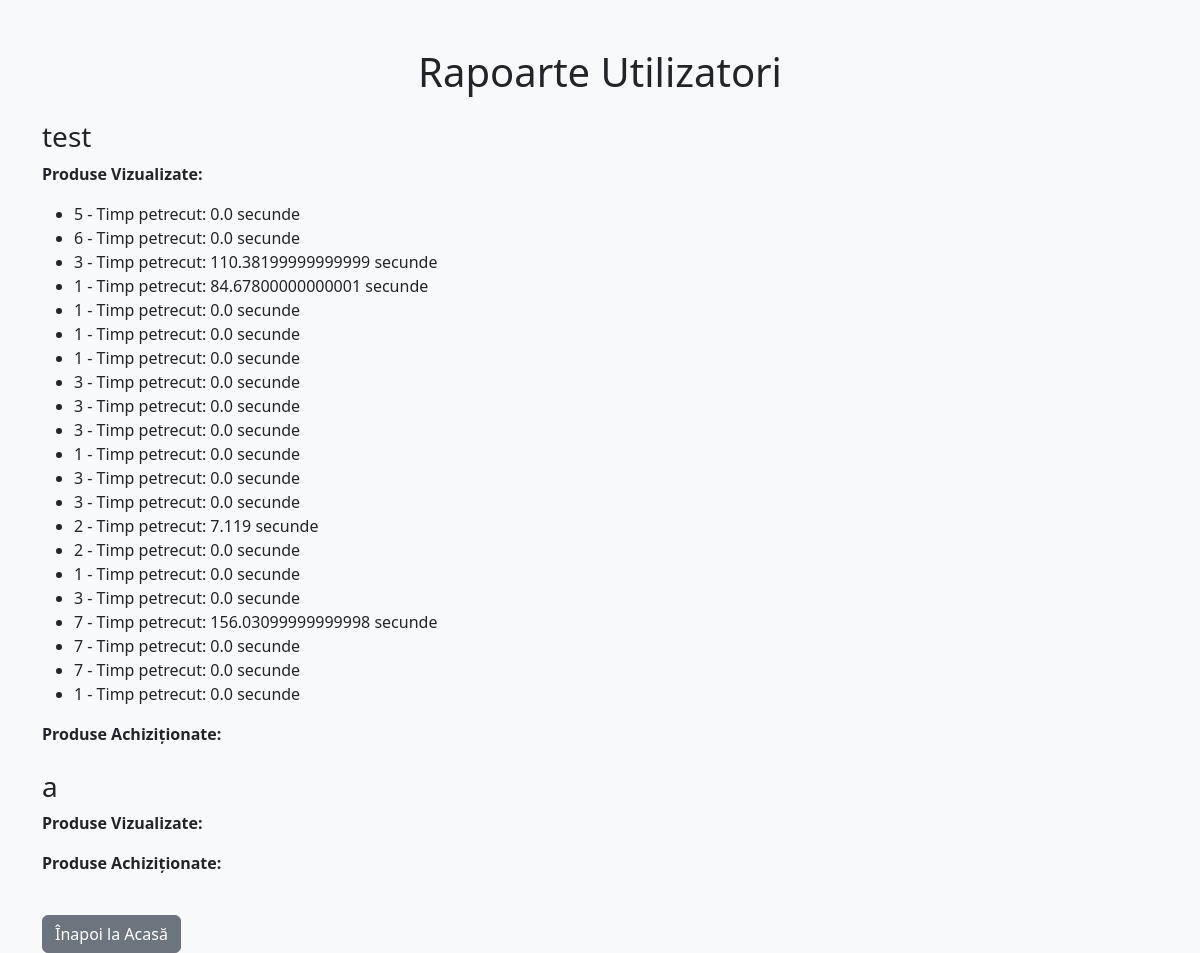
The page /user_reports (signed in) on the database as committed earlier.
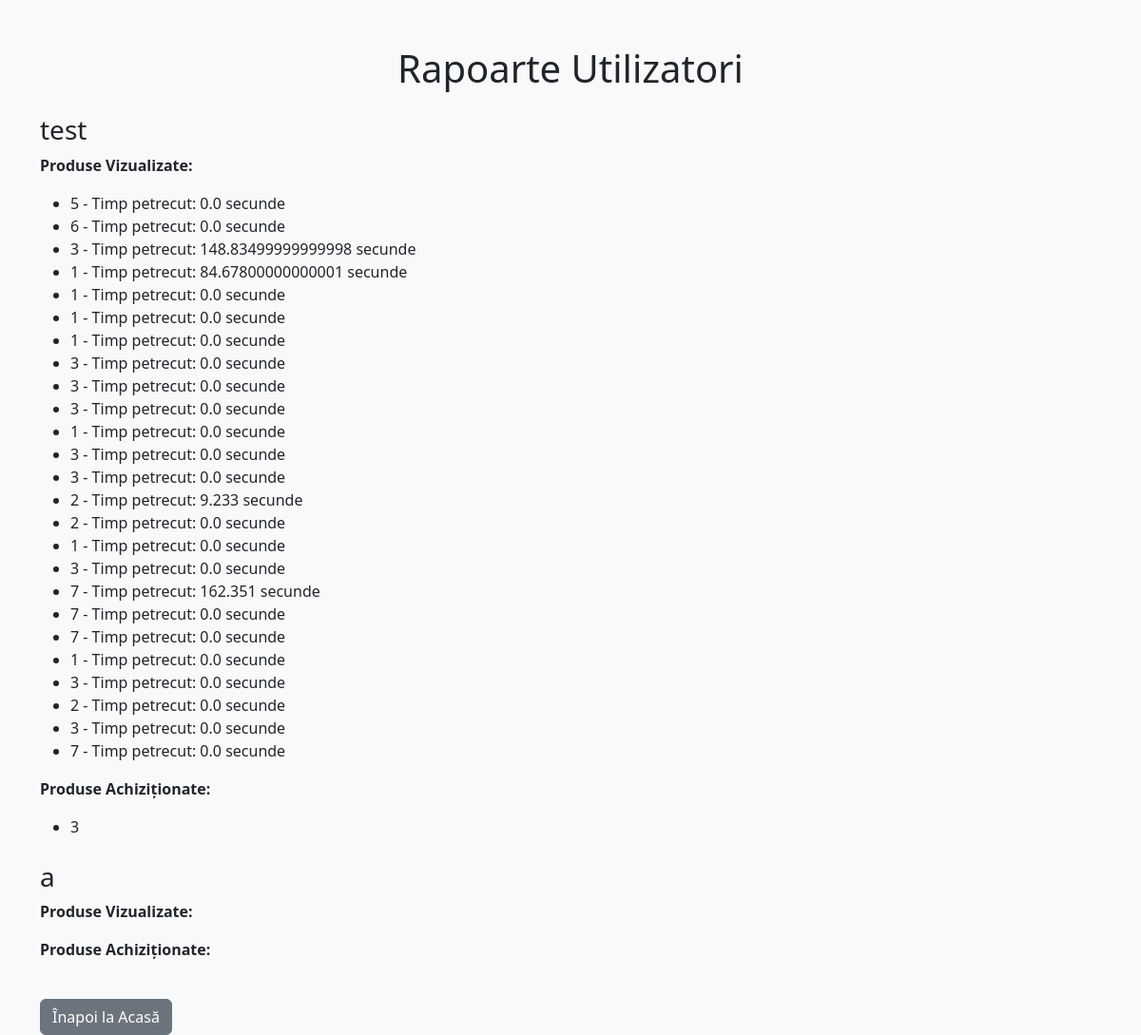
The same page on the database as committed later.
### models.py (models this page shows, shortened)
class User(db.Model):
    id = db.Column(db.Integer, primary_key=True)
    username = db.Column(db.String(100), unique=True)
    password = db.Column(db.String(100))
    role = db.Column(db.String(20))

class UserInteraction(db.Model):
    id = db.Column(db.Integer, primary_key=True)
    user_id = db.Column(db.String(100))
    product_id = db.Column(db.Integer, db.ForeignKey('product.id'))
    timestamp = db.Column(db.DateTime, default=db.func.current_timestamp())
    time_spent = db.Column(db.Float, default=0.0)  # timp petrecut pe pagina in secunde

class PurchaseHistory(db.Model):
    id = db.Column(db.Integer, primary_key=True)
    user_id = db.Column(db.Integer, db.ForeignKey('user.id'), nullable=False)
    product_id = db.Column(db.Integer, db.ForeignKey('product.id'), nullable=False)
    timestamp = db.Column(db.DateTime, default=db.func.current_timestamp())
    user = db.relationship('User', backref=db.backref('purchases', lazy=True))
    product = db.relationship('Product', backref=db.backref('purchases_history', lazy=True))

### app.py (the view)
@app.route("/user_reports")
@login_required
def user_reports():
    if "role" not in session or session["role"] != "admin":
        flash("Doar administratorii pot accesa această pagină!")
        return redirect(url_for("home"))
    users = User.query.all()
    user_reports = {}
    for user in users:
        interactions = UserInteraction.query.filter_by(user_id=user.id).all()
        purchased_products = PurchaseHistory.query.filter_by(user_id=user.id).all()
        user_reports[user.username] = {
            "interactions": interactions,
            "purchased_products": purchased_products
        }
    return render_template("user_reports.html", user_reports=user_reports)

### app.py (called while the page is built)
def login_required(f):
    @wraps(f)
    def decorated_function(*args, **kwargs):
        if "user_id" not in session:
            flash("Trebuie să fii autentificat pentru a accesa această pagină.")
            return redirect(url_for("login"))
        return f(*args, **kwargs)
    return decorated_function

### templates/user_reports.html (shortened to what this page needs)
<!DOCTYPE html>
<html lang="ro">
<head>
    <link rel="stylesheet" href="https://cdn.jsdelivr.net/npm/bootstrap@5.3.0/dist/css/bootstrap.min.css">
</head>
<body class="bg-light">
<div class="container mt-5">
    <h1 class="text-center mb-4">Rapoarte Utilizatori</h1>
    {% for user, data in user_reports.items() %}
        <h3 class="mt-4">{{ user }}</h3>
        <p><strong>Produse Vizualizate:</strong></p>
        <ul>
            {% for interaction in data.interactions %}
                <li>{{ interaction.product_id }} - Timp petrecut: {{ interaction.time_spent }} secunde</li>
            {% endfor %}
        </ul>
        <p><strong>Produse Achiziționate:</strong></p>
        <ul>
            {% for purchase in data.purchased_products %}
                <li>{{ purchase.product_id }}</li>
            {% endfor %}
        </ul>
    {% endfor %}
    <a href="/" class="btn btn-secondary mt-4">Înapoi la Acasă</a>
</div>
</body>
</html>

Rows that differ between the two databases and show on the page:
changed UserInteraction (number 3 of 25 on the later page): time_spent "110.38199999999999" → "148.83499999999998"
changed UserInteraction (number 14 of 25 on the later page): time_spent "7.119" → "9.233"
changed UserInteraction (number 18 of 25 on the later page): time_spent "156.03099999999998" → "162.351"
added UserInteraction: product_id "3", time_spent "0.0"
added UserInteraction: product_id "2", time_spent "0.0"
added UserInteraction: product_id "3", time_spent "0.0"
added UserInteraction: product_id "7", time_spent "0.0"
added PurchaseHistory: product_id "3"
